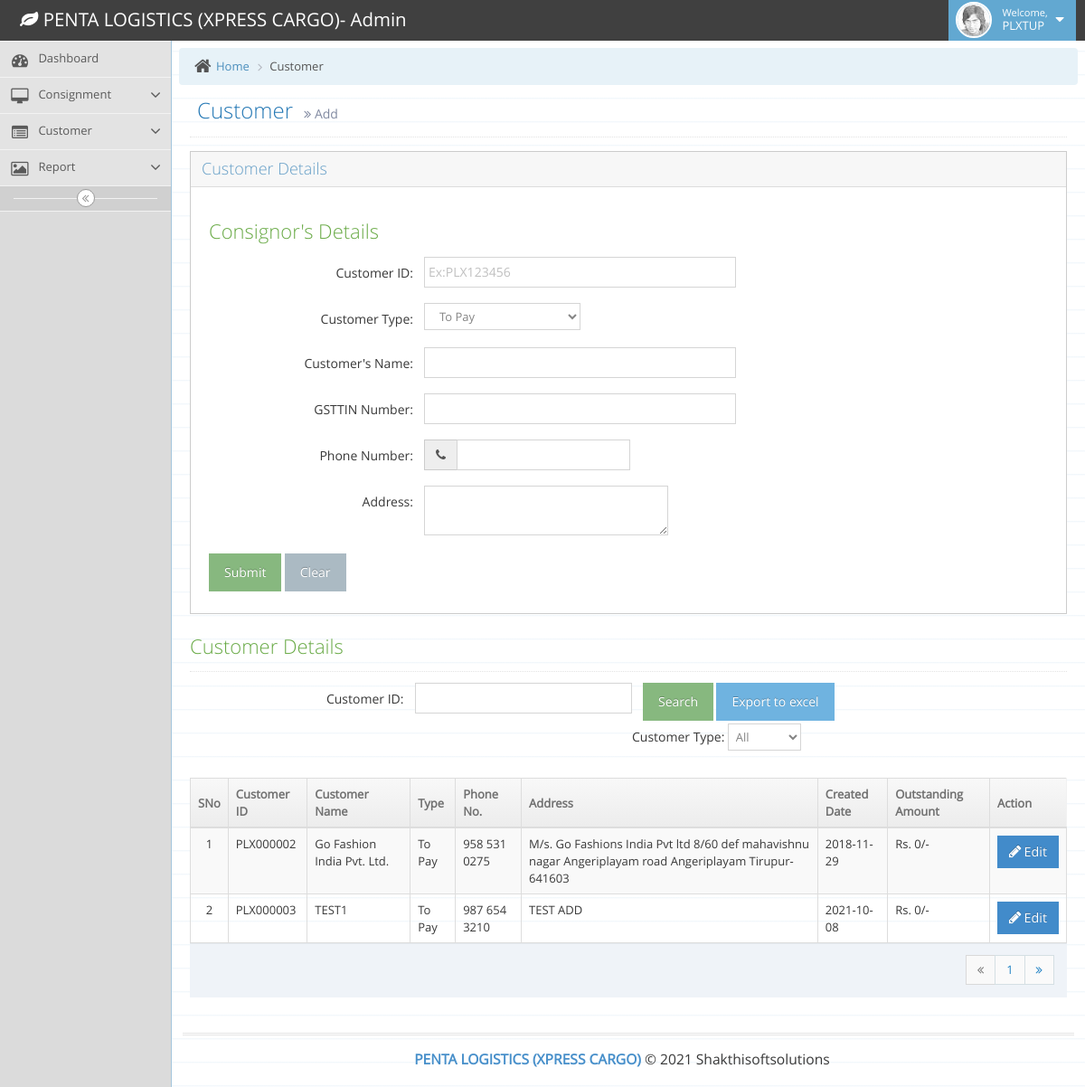
Before: /admin/add-customer.php?ty=add (signed in) with the older database file.
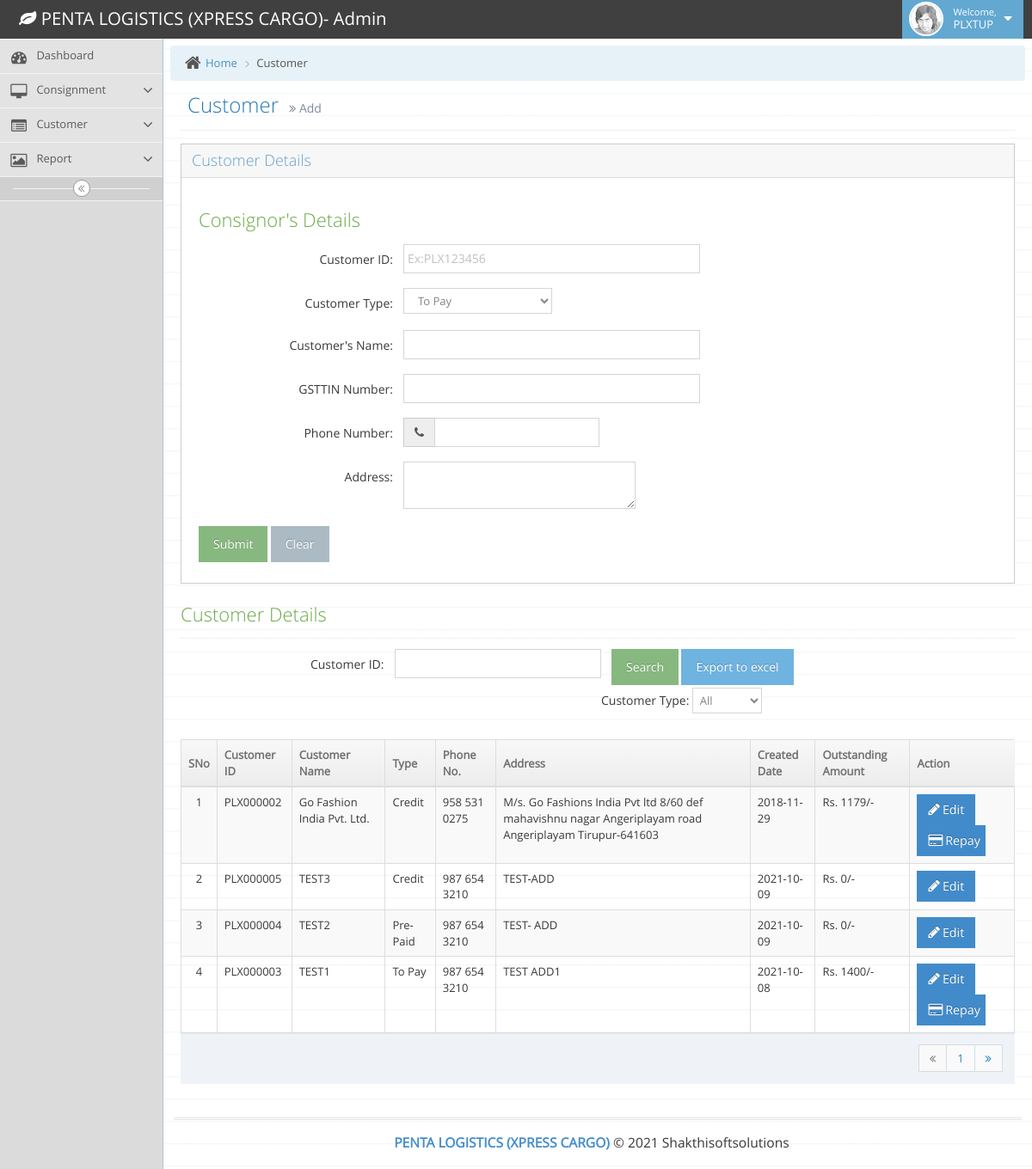
After: the same page with the newer database file.
### tables this page shows
CREATE TABLE `tbl_customer` (
  `cid` int(10) NOT NULL,
  `custID` varchar(100) NOT NULL,
  `consignor_name` varchar(100) NOT NULL,
  `Type` int(11) NOT NULL,
  `consignor_gst` varchar(50) NOT NULL,
  `consignor_phone` varchar(12) NOT NULL,
  `consignor_add` varchar(200) NOT NULL,
  `freight` varchar(100) NOT NULL,
  `boxrate` varchar(50) NOT NULL,
  `waych` varchar(100) NOT NULL,
  `insch` varchar(100) NOT NULL,
  `othch` varchar(100) NOT NULL,
  `odach` varchar(100) NOT NULL,
  `topaych` varchar(100) NOT NULL,
  `bala` varchar(100) NOT NULL,
  `cre_dt` date NOT NULL,
  `status` varchar(20) NOT NULL,
  `User_Access` varchar(10) NOT NULL DEFAULT 'Branch'
);

CREATE TABLE `pay_meth` (
  `b_id` int(11) NOT NULL,
  `bname` varchar(100) NOT NULL,
  `status` varchar(100) NOT NULL DEFAULT 'A',
  `User_Access` varchar(6) NOT NULL
);

### admin/add-customer.php (the view, shortened to what the changed rows need)
<?php
if ((isset($_SESSION)) && (isset($_SESSION['uid']))) {
	$user_type = $_SESSION['type'];
	if (isset($_GET['ty'])) {
		if ($_GET['ty'] == 'add') {
			$mobile = "";
		} elseif ($_GET['ty'] == 'edit') {
			$title = "Edit Customer";
			$Cust_ID = $_GET['editid'];
		} elseif ($_GET['ty'] == 'repay') {
			$title = "Customer Repayments";
		}
?>
		<!DOCTYPE html>
		<html lang="en">
		<head>
			<link rel="stylesheet" href="assets/css/bootstrap.min.css" />
			<link rel="stylesheet" href="assets/font-awesome/4.5.0/css/font-awesome.min.css" />
			<link rel="stylesheet" href="assets/css/ace.min.css" class="ace-main-stylesheet" id="main-ace-style" />
			<link rel="stylesheet" href="assets/css/ace-skins.min.css" />
			<link rel="stylesheet" href="assets/css/ace-rtl.min.css" />
			<link rel="stylesheet" href="assets/css/bootstrap-datetimepicker.min.css" />
		</head>
		<body class="skin-3">
			<div class="main-container ace-save-state" id="main-container">
					<?php
					include("sidebar.php");
					?>
				<div class="main-content">
					<div class="main-content-inner">
						<?php
						if ($_GET['ty'] == "add") {
						?> <div class="page-content">
								<div class="page-header">
									<h1>
										<?php echo 'Customer'; ?>
										<small>
											<i class="ace-icon fa fa-angle-double-right"></i>
											<?php echo 'Add'; ?>
										</small>
									</h1>
								</div>
								<div class="row">
									<div class="col-xs-12">
										<?php
										$exportdt = "";
										$exportdt .= "<div class='row'>";
										$exportdt .= "<div class='col-xs-12'>";
										$exportdt .= "<table id='dynamic-table' class='table table-striped table-bordered table-hover'>";
										$exportdt .= "<thead>";
										$exportdt .= "<tr><th>SNo</th>
													<th>Customer ID</th>
													<th>Customer Name</th>
													<th>Type</th>
													<th>Phone No.</th>
													<th>Address</th>
													<!-- <th>Kg Rate</th>
													<th>Box Rate</th>
													<th>Waybill Charges</th>
													<th>Insurance Charges</th>
													<th>Other Charges</th>
													<th>ODA Charges</th>
													<th>Topay Charges</th> -->
													<th>Created Date</th>
													<th>Outstanding Amount</th>
													<th class='hidden-480'>Action</th>
													</tr>
											</thead>
											<tbody>
											<tr>";
										$i = 0;
										$msql = mysqli_query($dbConn, "SELECT * FROM tbl_customer where status='A' $mobile ");
										$Cust_Count = mysqli_num_rows($msql);
										$results_per_page = 15;
										$number_of_page = ceil($Cust_Count / $results_per_page);
										if (!isset($_GET['page'])) {
											$page = 1;
										} else {
											$page = $_GET['page'];
										}
										$results_per_page = 15;
										if (isset($_POST['Cust_Type_Edit'])) {
											$Cust_Type = $_POST['Cust_Type_Edit'];
										} else {
											$msql = mysqli_query($dbConn, "SELECT * FROM tbl_customer where status='A' $mobile ");
											$Cust_Count = mysqli_num_rows($msql);
											$page_first_result = ($page - 1) * $results_per_page;
											$msql = mysqli_query($dbConn, "SELECT * from tbl_customer where status='A' $mobile LIMIT " . $page_first_result . ',' . $results_per_page);
											$number_of_page = ceil($Cust_Count / $results_per_page);
										}
										while ($row = mysqli_fetch_array($msql)) {
											$i = $i + 1;
											$exportdt .= "	<td class='center'>  $i</td>";
											$exportdt .= "<td>" . $row['custID'] . "</td>";
											$exportdt .= "<td>" . $row['consignor_name'] . "</td>";
											$Query = "SELECT * from pay_meth where status='A'AND b_id = " . $row['Type'];
											$msql1 = mysqli_query($dbConn, $Query);
											$row1 = mysqli_fetch_array($msql1);
											$exportdt .= "<td>" . $row1['bname']  . "</td>";
											$exportdt .= "<td>" . $row['consignor_phone'] . "</td>";
											$exportdt .= "<td>" . $row['consignor_add'] . "</td>";
											$exportdt .= "<td>" . $row['cre_dt'] . "</td>";
											$SQL_Dr = "SELECT `Cust_ID`, SUM(`Tran_Amt`) AS Amount FROM tbl_transactions WHERE `Tran_Type` = 'Dr' AND `Cust_ID` = '" . $row['custID'] . "' AND `Status`='A'";
											$SQL_Cr = "SELECT `Cust_ID`, SUM(`Tran_Amt`) AS Amount FROM tbl_transactions WHERE `Tran_Type` = 'Cr' AND `Cust_ID` = '" . $row['custID'] . "' AND `Status`='A'";
											$Tran_Sum_Dr = mysqli_fetch_array(mysqli_query($dbConn, $SQL_Dr));
											$Tran_Sum_Cr = mysqli_fetch_array(mysqli_query($dbConn, $SQL_Cr));
											$Tran_Amt_Sum_Dr = $Tran_Sum_Dr['Amount'];
											$Tran_Amt_Sum_Cr = $Tran_Sum_Cr['Amount'];
											$Tran_Amt_Sum = $Tran_Amt_Sum_Dr - $Tran_Amt_Sum_Cr;
											if ($Tran_Amt_Sum == NULL || $Tran_Amt_Sum_Dr == 0) {
												$Tran_Amt_Sum = 0;
											}
											$exportdt .= "<td> Rs. " . $Tran_Amt_Sum . "/-</td>";
											if ($user_type == "Branch") {
												$exportdt .= "<td class='hidden-480'>";
												$exportdt .= "
													 <a href='add-customer.php?ty=edit&editid=$row[0]'><span class='btn btn-sm btn-primary bigger-110'><i class='ace-icon fa fa-pencil bigger-110'></i>Edit</span></a>";
													 if ($Tran_Amt_Sum != 0) {
														$exportdt .= "
														<a href='add-customer.php?ty=repay&editid=$row[1]'><span class='w-15 btn btn-sm btn-primary bigger-110'><i class='ace-icon fa fa-credit-card bigger-110'></i>Repay</span></a>";
													}
												$exportdt .= "
													 </td>
													</tr>";
											}
										}
										$exportdt .= '</tbody>
										</table>
									</div>
								</div>';
										?>
										<?php echo $exportdt; ?>
										<div class="modal-footer no-margin-top">
											<ul class="pagination pull-right no-margin">
												<?php for ($page = 1; $page <= $number_of_page; $page++) { ?>
													<li id="<?php echo 'PageNo' . $page; ?>">
														<?php echo '<a onclick="SetActivePage(' . $page . '); SetActivePage(' . $page . ');" href = "add-customer.php?ty=add&page=' . $page . '#CD' . '">' . $page . ' </a>'; ?>
													</li>
												<?php } ?>
											</ul>
										</div>
									</div>
								</div>
							</div>
						<?php
						}
						?>
					</div>
				</div>
			</div>
		</body>
<?php
	}
} ?>

Changed rows visible on the page:
changed tbl_customer "PLX000002": pay_meth.bname "To Pay" → "Credit"; Tran_Amt_Sum "0" → "1179"; now shows "Repay"
added tbl_customer: custID "PLX000005", consignor_name "TEST3", pay_meth.bname "Credit", consignor_phone "987 654 3210", consignor_add "TEST-ADD", cre_dt "2021-10-09", Tran_Amt_Sum "0"
added tbl_customer: custID "PLX000004", consignor_name "TEST2", pay_meth.bname "Pre-Paid", consignor_phone "987 654 3210", consignor_add "TEST- ADD", cre_dt "2021-10-09", Tran_Amt_Sum "0"
changed tbl_customer "PLX000003": consignor_add "TEST ADD" → "TEST ADD1"; Tran_Amt_Sum "0" → "1400"; now shows "Repay"
